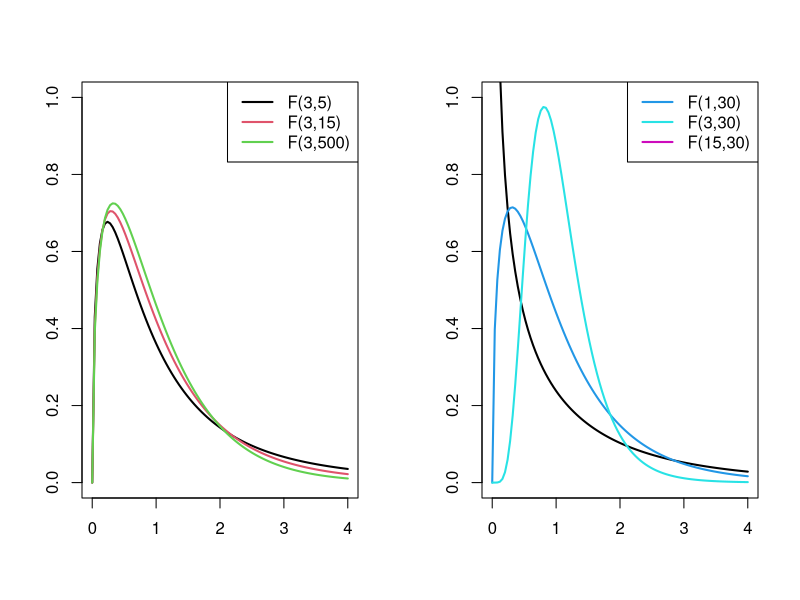
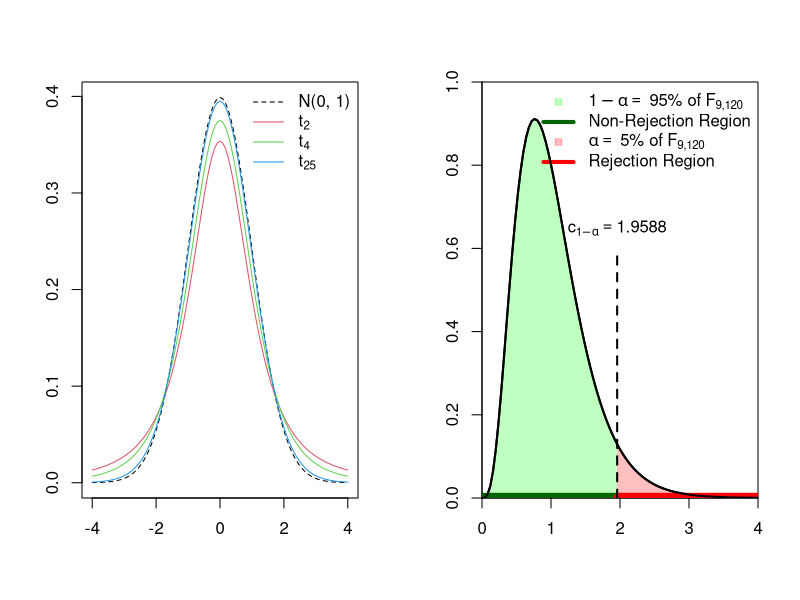
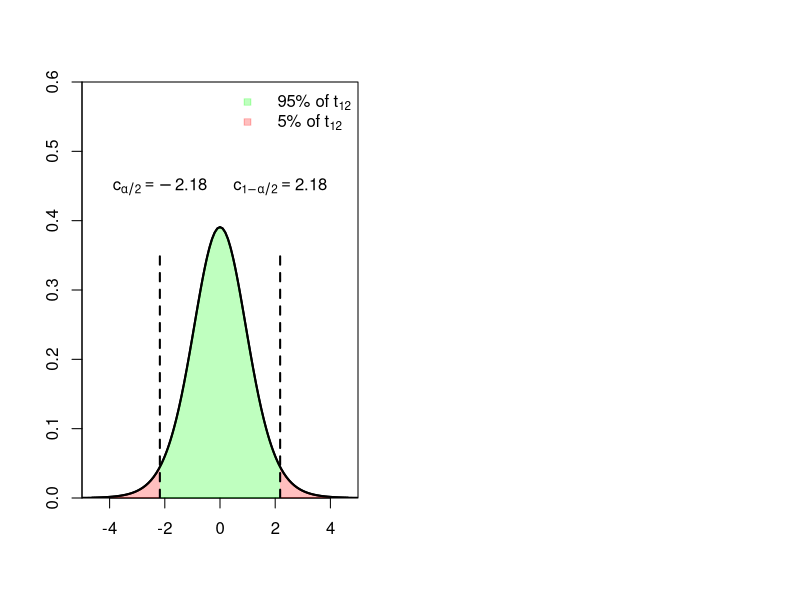
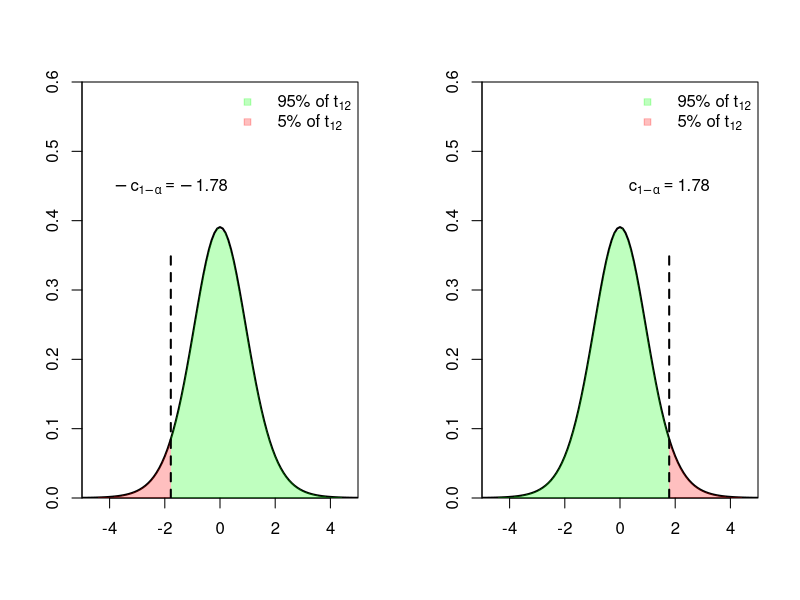
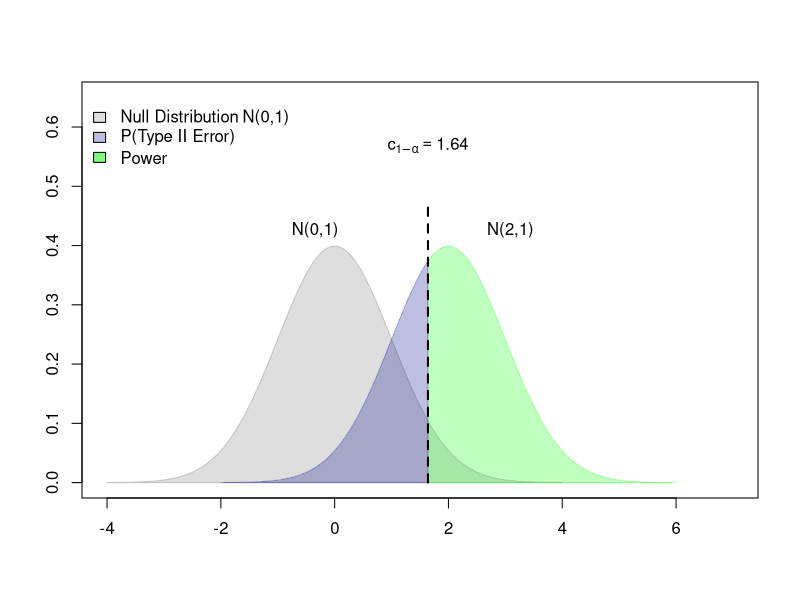
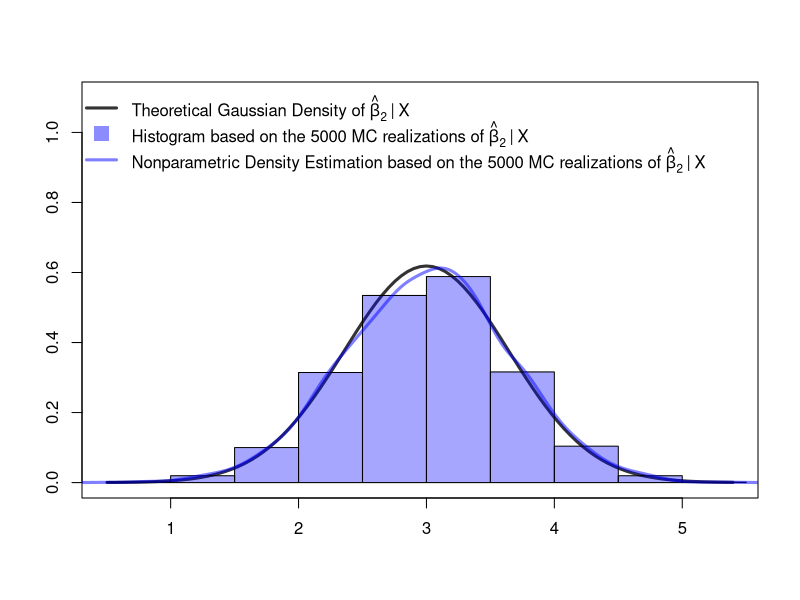
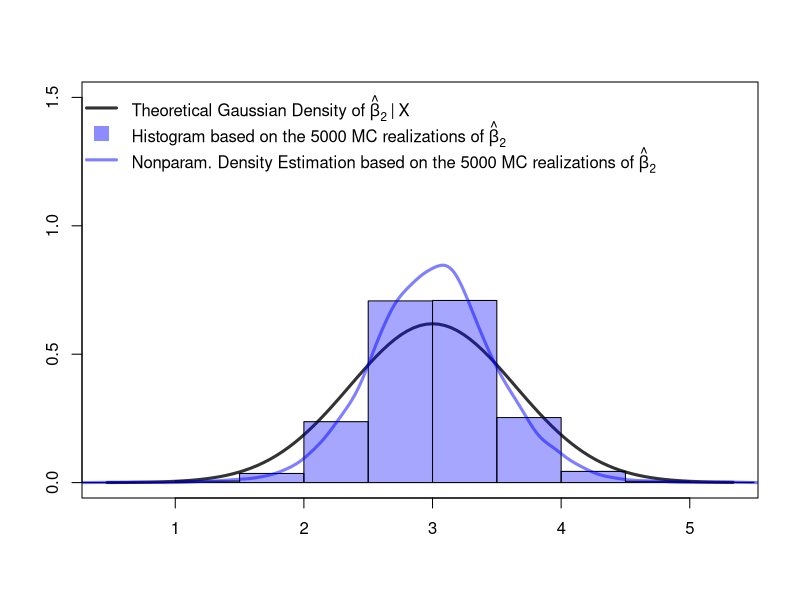
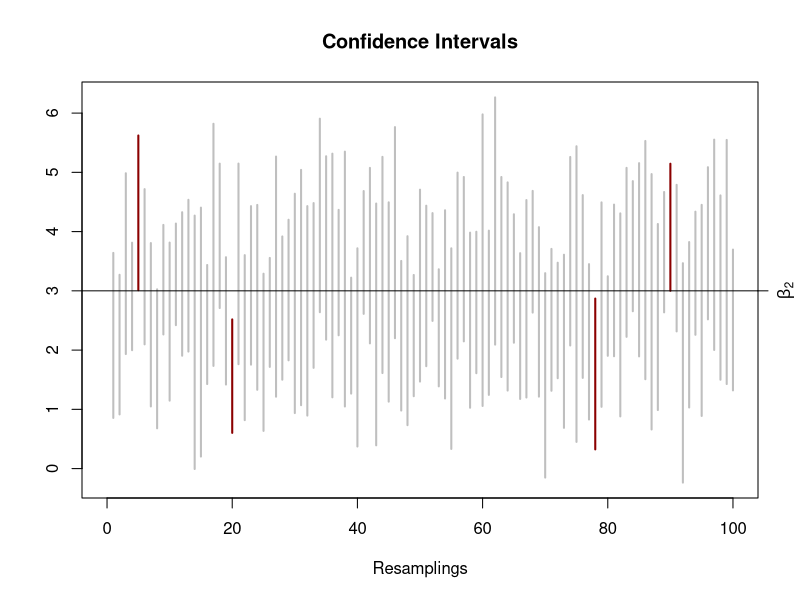

Reproduce these figures in R, in order.
## ---- chunk 1
# When fixing rate (lambda) and changing shape (r) for Gamma Distribution,
# When the shape (r) increases, based on the formula, 
# the mean increases (shift to the right),
# the variance increases
# the skewness decreases
# the excess kurtosis decreases

### F Distribution
# Plot 1: Fix df2 and changing df1
par(mfrow=c(1,2))
curve(expr = df(x = x, df1 = 3, df2 = 5),
      xlab = "", ylab = "", main = "",
      lwd = 2, col = 1, xlim = c(0, 4),
      ylim = c(0, 1))

for (i in 1:2) {
  curve(expr = df(x = x, df1  = 3, 
                  df2=c(15,500)[i]),
        lwd = 2, col = (2:3)[i], add = TRUE)
}  
legend(x = "topright", legend = c("F(3,5)", "F(3,15)", "F(3,500)"),
       lwd = 2, col = 1:3)
curve(expr = df(x = x, df1 = 1, df2 = 30),
      xlab = "", ylab = "", main = "",
      lwd = 2, col = 1, xlim = c(0, 4),
      ylim = c(0, 1))

for (i in 1:2) {
  curve(expr = df(x = x, df1  = c(3,15)[i], 
                  df2=30),
        lwd = 2, col = (4:6)[i], add = TRUE)
}  
legend(x = "topright", legend = c("F(1,30)", "F(3,30)", "F(15,30)"),
       lwd = 2, col = 4:6)
## ---- chunk 2
# plot the standard normal density
curve(dnorm(x), 
      xlim = c(-4, 4), 
      xlab = "", 
      lty = 2, 
      ylab = "", 
      main = "")

# plot the t density for M=2
curve(dt(x, df = 2), 
      xlim = c(-4, 4), 
      col = 2, 
      add = T)

# plot the t density for M=4
curve(dt(x, df = 4), 
      xlim = c(-4, 4), 
      col = 3, 
      add = T)

# plot the t density for M=25
curve(dt(x, df = 25), 
      xlim = c(-4, 4), 
      col = 4, 
      add = T)

# add a legend
legend("topright", bty="n", 
       c("N(0, 1)", expression(t[2]), expression(t[4]), expression(t[25])), 
       col = 1:4, 
       lty = c(2, 1, 1, 1))
## ---- chunk 3
library("scales")
curve(expr = df(x = x, df1 = 9, df2 = 120),
      xlab = "", ylab = "", main = "",
      lwd = 2, col = 1, xlim = c(0, 4),
      ylim = c(0, 1), xaxs="i",yaxs="i")

alpha <- 0.05
q     <- qf(p = 1-alpha, df1 = 9, df2 = 120)
xx    <- seq(0,q,len=25)
yy    <- df(x = xx, df1 = 9, df2 = 120)

polygon(x = c(xx,rev(xx)), y=c(yy, rep(0,length(yy))), border = NA, col = alpha("green", 0.25))
q     <- qf(p = 1-alpha, df1 = 9, df2 = 120)
xx    <- seq(q,4,len=25)
yy    <- df(x = xx, df1 = 9, df2 = 120)

polygon(x = c(xx,rev(xx)), y=c(yy, rep(0,length(yy))), border = NA, col = alpha("red", 0.25))

lines(x=c(0,q-0.02),y=c(0,0), col="darkgreen", lwd=10)
lines(x=c(q+0.02,4),y=c(0,0), col="red", lwd=10)

legend("topright", pch=c(22,NA, 22, NA), lty=c(NA,1,NA,1), lwd=c(NA,4,NA,4), cex=1, 
       col = c(alpha("green", 0.25),"darkgreen",alpha("red", 0.25),"red"), 
       legend=c(expression(1-alpha==~"95% of"~F['9,120']),"Non-Rejection Region",
                expression(alpha==~"5% of"~F['9,120']),"Rejection Region"), 
       bty="n", pt.bg = c(alpha("green", 0.25),alpha("green", 0.25),alpha("red", 0.25),alpha("red", 0.25)))
curve(expr = df(x = x, df1 = 9, df2 = 120), lwd = 2, col = 1, add=TRUE, from = 0, to = 4)
lines(x=c(q,q), y=c(0,.6),lwd=2,lty=2)
text(x = q, y = .65, labels = expression(c[1-alpha]==1.9588))
## ---- chunk 4
df1   <- 9    # numerator df
df2   <- 120  # denominator df
alpha <- 0.05 # significance level
## Critical value:
crit_value <- qf(p = 1-alpha, df1 = df1, df2 = df2)
crit_value
## ---- chunk 5
alpha <- 0.01
## Critical value:
crit_value <- qf(p = 1-alpha, df1 = df1, df2 = df2)
crit_value
## ---- chunk 6
library("scales")
curve(expr = dt(x = x, df = 12),
      xlab = "", ylab = "", main = "",
      lwd = 2, col = 1, xlim = c(-5, 5),
      ylim = c(0, .6), xaxs="i",yaxs="i")

alpha <- 0.05/2
q      <- qt(p = 1-alpha, df=12)
xx1    <- seq(-5,-q,len=25)
yy1    <- dt(x = xx1, df = 12)
xx2    <- seq(q,5,len=25)
yy2    <- dt(x = xx2, df = 12)
xx3    <- seq(-q,q,len=25)
yy3    <- dt(x = xx3, df = 12)

polygon(x = c(xx1,rev(xx1)), y=c(yy1, rep(0,length(yy1))), border = NA, col = alpha("red", 0.25))

polygon(x = c(xx2,rev(xx2)), y=c(yy2, rep(0,length(yy2))), border = NA, col = alpha("red", 0.25))

polygon(x = c(xx3,rev(xx3)), y=c(yy3, rep(0,length(yy3))), border = NA, col = alpha("green", 0.25))

legend("topright", pch=c(22,22), lty=c(NA,NA), lwd=c(NA,NA), cex=1, 
       col = c(alpha("green", 0.25),alpha("red", 0.25)), 
       legend=c(expression("95% of"~t['12']),
                expression("5% of"~t['12'])), 
       bty="n", pt.bg = c(alpha("green", 0.25),alpha("red", 0.25)))
curve(expr = dt(x = x, df= 12), lwd = 2, col = 1, add=TRUE)
lines(x=c(q,q), y=c(0,.35),lwd=2,lty=2)
lines(x=c(-q,-q), y=c(0,.35),lwd=2,lty=2)
text(x =  q, y = .45, labels = expression(c[1-alpha/2]==2.18))
text(x = -q, y = .45, labels = expression(c[alpha/2]==-2.18))
## ---- chunk 7
library("scales")
alpha <- 0.05
q      <- qt(p = 1-alpha, df=12)

xx1    <- seq(-5,-q,len=25)
yy1    <- dt(x = xx1, df = 12)
xx2    <- seq(-q,5,len=25)
yy2    <- dt(x = xx2, df = 12)
##
xx3    <- seq(q,5,len=25)
yy3    <- dt(x = xx3, df = 12)
xx4    <- seq(-5,q,len=25)
yy4    <- dt(x = xx4, df = 12)

par(mfrow=c(1,2))
curve(expr = dt(x = x, df = 12),
      xlab = "", ylab = "", main = "",
      lwd = 2, col = 1, xlim = c(-5, 5),
      ylim = c(0, .6), xaxs="i",yaxs="i")
polygon(x = c(xx1,rev(xx1)), y=c(yy1, rep(0,length(yy1))), border = NA, col = alpha("red", 0.25))
polygon(x = c(xx2,rev(xx2)), y=c(yy2, rep(0,length(yy2))), border = NA, col = alpha("green", 0.25))
lines(x=c(-q,-q), y=c(0,.35),lwd=2,lty=2)
text(x = -q, y = .45, labels = expression(-c[1-alpha]==-1.78))
legend("topright", pch=c(22,22), lty=c(NA,NA), lwd=c(NA,NA), cex=1, 
       col = c(alpha("green", 0.25),alpha("red", 0.25)), 
       legend=c(expression("95% of"~t['12']),
                expression("5% of"~t['12'])), 
       bty="n", pt.bg = c(alpha("green", 0.25),alpha("red", 0.25)))

###########

curve(expr = dt(x = x, df = 12),
      xlab = "", ylab = "", main = "",
      lwd = 2, col = 1, xlim = c(-5, 5),
      ylim = c(0, .6), xaxs="i",yaxs="i")
polygon(x = c(xx3,rev(xx3)), y=c(yy3, rep(0,length(yy3))), border = NA, col = alpha("red", 0.25))
polygon(x = c(xx4,rev(xx4)), y=c(yy4, rep(0,length(yy4))), border = NA, col = alpha("green", 0.25))
lines(x=c(q,q), y=c(0,.35),lwd=2,lty=2)
text(x =  q, y = .45, labels = expression(c[1-alpha]==1.78))
legend("topright", pch=c(22,22), lty=c(NA,NA), lwd=c(NA,NA), cex=1, 
       col = c(alpha("green", 0.25),alpha("red", 0.25)), 
       legend=c(expression("95% of"~t['12']),
                expression("5% of"~t['12'])), 
       bty="n", pt.bg = c(alpha("green", 0.25),alpha("red", 0.25)))
par(mfrow=c(1,1))
## ---- chunk 8
df    <- 16   # degrees of freedom 
alpha <- 0.05 # significance level
## One-sided critical value (= (1-alpha) quantile):
c_oneSided <- qt(p = 1-alpha, df = df)
c_oneSided
## Two-sided critical value (= (1-alpha/2) quantile):
c_twoSided <- qt(p = 1-alpha/2, df = df)
## lower critical value
-c_twoSided
## upper critical value
c_twoSided
## ---- chunk 9
library("scales") # transperent color
mean.alt <- 2

x  <- seq(-4, 4, length=1000)
hx <- dnorm(x)
alpha <- 0.05

plot(x, hx, type="n", xlim=c(-4, 7), ylim=c(0, 0.65), ylab = "", xlab = "", axes=T)
#axis(1)

xfit2 <- x + mean.alt
yfit2 <- dnorm(x)

## Print null hypothesis area
polygon(c(min(x), x,  max(x)), 
        c(0,      hx, 0), 
        col   =alpha("grey", 0.5), 
        border=alpha("grey", 0.9))

ub <- max(x)
lb <- round(qnorm(1-alpha),2)

## The green area: Power
i <- xfit2 >= lb
polygon(c(min(xfit2[i]), xfit2[i], max(xfit2[i])), 
        c(0,  yfit2[i], 0), 
        col=alpha("green", 0.25),
        border=alpha("green", 0.25))

## The blue area: P(Type II error)
lb <- min(xfit2)
ub <- round(qnorm(1-alpha),2)

i <- xfit2 >= lb & xfit2 <= ub
polygon(c(lb,xfit2[i],ub), c(0,yfit2[i],0), col=alpha("darkblue", 0.25), border=alpha("darkblue", 0.25))

lines(x=c(ub,ub), y=c(0,.47),lwd=2,lty=2)
text(x = ub, y = .57, labels = expression(c[1-alpha]==1.64))

text(x=0+.25,y=.425, "N(0,1)", pos=2)
text(x=2+.5,y=.425, "N(2,1)", pos=4)
legend(x=-4.5,y=.65, title=NULL, bty="n", 
   c(expression("Null Distribution"~"N(0,1)"),"P(Type II Error)","P(Type I Error)", expression(paste("Power")))[-3], 
    fill=c(alpha("grey", 0.5), alpha("darkblue", 0.25), alpha("red", 0.25), alpha("green", 0.5))[-3], horiz=FALSE)
## ---- chunk 10
## Function to generate artificial data
## If X=NULL: new X variables are generated
## If the user gives X variables, 
## the sampling of new Y variables is conditionally on 
## the given X variables.
myDataGenerator <- function(n, beta, X=NULL, sigma=3){
  if(is.null(X)){
    X   <- cbind(rep(1, n), 
                 runif(n, 2, 10), 
                 runif(n,12, 22))
  }
  eps  <- rnorm(n, sd=sigma)
  Y    <- X %*% beta + eps
  data <- data.frame("Y"=Y, 
                     "X_1"=X[,1], "X_2"=X[,2], "X_3"=X[,3])
  ##
  return(data)
}

## Define a true beta vector
beta_true <- c(2,3,4)

## Check:
## Generate Y and X data 
test_data     <- myDataGenerator(n = 10, beta=beta_true)
## Generate new Y data conditionally on X
X_cond <- cbind(test_data$X_1,
                test_data$X_2,
                test_data$X_3)
test_data_new <- myDataGenerator(n    = 10, 
                                 beta = beta_true, 
                                 X    = X_cond)
## compare
round(head(test_data,     3), 2) # New Y, new X
round(head(test_data_new, 3), 2) # New Y, conditionally on X
## ---- chunk 11
set.seed(123)
n         <- 10       # a small sample size
beta_true <- c(2,3,4) # true data vector
sigma     <- 3        # true standard deviation of the error term (var=sigma^2)

## Let's generate a data set from our data generating process
mydata  <- myDataGenerator(n = n, beta=beta_true)
X_cond  <- cbind(mydata$X_1, mydata$X_2, mydata$X_3)

## True mean and variance of the true normal distribution 
## of beta_hat_2|X=X_cond:
# true mean
beta_true_2     <- beta_true[2] 
# true variance
var_true_beta_2 <- sigma^2 * diag(solve(t(X_cond) %*% X_cond))[2]

## Let's generate 5000 realizations from beta_hat_2 
## conditionally on X=X_cond and check whether the empirical  
## distribution of these 5000 realizations is close 
## to the true normal distribution of beta_hat_2:
rep        <- 5000 # MC replications
beta_hat_2 <- rep(NA, times=rep)
##
for(r in 1:rep){
    MC_data <- myDataGenerator(n    = n, 
                               beta = beta_true, 
                               X    = X_cond)
    lm_obj        <- lm(Y ~ X_2 + X_3, data = MC_data)
    beta_hat_2[r] <- coef(lm_obj)[2]
}

## Compare
## True beta_2 versus average of beta_hat_2 estimates
c(beta_true_2, round(mean(beta_hat_2), 4))
## ---- chunk 12
## Compare
## True variance of beta_hat_2 versus 
## empirical variance of beta_hat_2 estimates
c(round(var_true_beta_2, 4), round(var(beta_hat_2), 4))
## ---- chunk 13
## True normal distribution of beta_hat_2 versus 
## empirical density of beta_hat_2 estimates
library("scales")
curve(expr = dnorm(x, mean = beta_true_2, 
                   sd=sqrt(var_true_beta_2)), 
      xlab="",ylab="", col=gray(.2), lwd=3, lty=1, 
      xlim=range(beta_hat_2), ylim=c(0,1.1))
hist(beta_hat_2, freq=FALSE, col=alpha("blue",.35), add=TRUE)
lines(density(beta_hat_2, bw = bw.SJ(beta_hat_2)), 
      col=alpha("blue",.5), lwd=3)
legend("topleft", lty=c(1,NA,1), lwd=c(3,NA,3), pch=c(NA,15,NA), pt.cex=c(NA,2,NA),
     col=c(gray(.2), alpha("blue",.45), alpha("blue",.5)), bty="n", legend= 
c(expression(
  "Theoretical Gaussian Density of"~hat(beta)[2]~'|'~X), 
  expression(
  "Histogram based on the 5000 MC realizations of"~
  hat(beta)[2]~'|'~X), 
  expression(
  "Nonparametric Density Estimation based on the 5000 MC realizations of"~
  hat(beta)[2]~'|'~X)))
## ---- chunk 14
set.seed(1110)
## Let's generate 5000 realizations from beta_hat_2 
## WITHOUT conditioning on X
beta_hat_2_uncond <- rep(NA, times=rep)
##
for(r in 1:rep){
    MC_data <- myDataGenerator(n    = n, 
                               beta = beta_true)
    lm_obj               <- lm(Y ~ X_2 + X_3, data = MC_data)
    beta_hat_2_uncond[r] <- coef(lm_obj)[2]
}

## Compare:
## True beta_2 versus average of beta_hat_2 estimates
c(beta_true_2, round(mean(beta_hat_2_uncond), 4))
## ---- chunk 15
## Compare: 
## True variance of beta_hat_2 versus 
## empirical variance of beta_hat_2 estimates
c(round(var_true_beta_2, 4), round(var(beta_hat_2_uncond), 4))
## ---- chunk 16
## Plotting the theoretical distribution of beta_hat_2|X 
## versus the simulated distribution
curve(expr = dnorm(x, mean = beta_true_2, sd=sqrt(var_true_beta_2)), 
      xlab="",ylab="", col=gray(.2), lwd=3, lty=1, 
      xlim=range(beta_hat_2_uncond), ylim=c(0,1.5))
hist(beta_hat_2_uncond, freq=FALSE, col=alpha("blue",.35), add=TRUE)
lines(density(beta_hat_2_uncond, bw=bw.SJ(beta_hat_2_uncond)), 
      col=alpha("blue",.5), lwd=3)
legend("topleft", lty=c(1,NA,1), lwd=c(3,NA,3), pch=c(NA,15,NA), pt.cex=c(NA,2,NA),
     col=c(gray(.2), alpha("blue",.45), alpha("blue",.5)), bty="n", legend= 
c(expression(
  "Theoretical Gaussian Density of"~hat(beta)[2]~'|'~X), 
expression(
  "Histogram based on the 5000 MC realizations of"~
  hat(beta)[2]), 
expression("Nonparam. Density Estimation based on the 5000 MC realizations of"~
  hat(beta)[2])))
## ---- chunk 17
suppressMessages(library("car")) # for linearHyothesis()
# ?linearHypothesis

## Estimate the linear regression model parameters
lm_obj <- lm(Y ~ X_2 + X_3, data = mydata)

## Option 1:
car::linearHypothesis(model = lm_obj, 
                      hypothesis.matrix = c("X_2=3", "X_3=4"))

## ---- chunk 18
## Option 2:
R <- rbind(c(0,1,0),
           c(0,0,1))
car::linearHypothesis(model = lm_obj, 
                      hypothesis.matrix = R, 
                      rhs = c(3,4))
## ---- chunk 19
## Let's generate 5000 F-test decisions and check 
## whether the empirical rate of type I errors is 
## close to the theoretical significance level. 
rep             <- 5000 # MC replications
F_test_pvalues  <- rep(NA, times=rep)
##
for(r in 1:rep){
  ## generate new MC_data conditionally on X_cond
    MC_data <- myDataGenerator(n    = n, 
                               beta = beta_true, 
                               X    = X_cond)
    lm_obj            <- lm(Y ~ X_2 + X_3, data = MC_data)
    ## save the p-value
    p <- linearHypothesis(lm_obj, 
                          c("X_2=3", "X_3=4"))$`Pr(>F)`[2]
    F_test_pvalues[r] <- p
}
##
signif_level <-  0.05
rejections   <- F_test_pvalues[F_test_pvalues < signif_level]
round(length(rejections)/rep, 4)
## 
signif_level <-  0.01
rejections   <- F_test_pvalues[F_test_pvalues < signif_level]
round(length(rejections)/rep, 4)
## ---- chunk 20
set.seed(321)
rep             <- 5000 # MC replications
F_test_pvalues  <- rep(NA, times=rep)
##
for(r in 1:rep){
  ## generate new MC_data conditionally on X_cond
    MC_data <- myDataGenerator(n    = n, 
                               beta = beta_true, 
                               X    = X_cond)
    lm_obj            <- lm(Y ~ X_2 + X_3, data = MC_data)
    ## save p-values of all rep-many tests
    F_test_pvalues[r] <- linearHypothesis(lm_obj,
                         c("X_2=4","X_3=4"))$`Pr(>F)`[2]
}
##
signif_level <-  0.05
rejections   <- F_test_pvalues[F_test_pvalues < signif_level]
length(rejections)/rep
## ---- chunk 21
car::linearHypothesis(lm_obj, c("X_2=4", "X_3=4"))
## ---- chunk 22
signif_level <- 0.05
## 95% CI for beta_2
confint(lm_obj, parm = "X_2", level = 1 - signif_level)
## 95% CI for beta_3 
confint(lm_obj, parm = "X_3", level = 1 - signif_level)
## ---- chunk 23
## Let's generate 1000 CIs 
set.seed(123)
signif_level <-  0.05
rep          <- 5000 # MC replications
confint_m    <- matrix(NA, nrow=2, ncol=rep)
##
for(r in 1:rep){
  ## generate new MC_data conditionally on X_cond
    MC_data <- myDataGenerator(n    = n, 
                               beta = beta_true, 
                               X    = X_cond)
    lm_obj            <- lm(Y ~ X_2 + X_3, data = MC_data)
    ## save the p-value
    CI <- confint(lm_obj, parm="X_2", level=1-signif_level)
    confint_m[,r] <- CI
}
##
inside_CI  <- confint_m[1,] <= beta_true_2 & 
                beta_true_2 <= confint_m[2,]

## CI-lower, CI-upper, beta_true_2 inside?
head(cbind(t(confint_m), inside_CI))
## ---- chunk 24
round(length(inside_CI[inside_CI == FALSE])/rep, 4)
## ---- chunk 25
nCIs <- 100
plot(x=0,y=0,type="n",xlim=c(0,nCIs),ylim=range(confint_m[,1:nCIs]),
     ylab="", xlab="Resamplings", main="Confidence Intervals")
for(r in 1:nCIs){
  if(inside_CI[r]==TRUE){
      lines(x=c(r,r), y=c(confint_m[1,r], confint_m[2,r]), 
            lwd=2, col=gray(.5,.5))
  }else{
      lines(x=c(r,r), y=c(confint_m[1,r], confint_m[2,r]), 
            lwd=2, col="darkred")
    }
}
axis(4, at=beta_true_2, labels = expression(beta[2]))
abline(h=beta_true_2)
